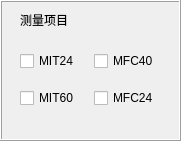
     <widget class="QFrame" name="frame_11">
      <property name="geometry">
       <rect>
        <x>710</x>
        <y>70</y>
        <width>181</width>
        <height>141</height>
       </rect>
      </property>
      <property name="frameShape">
       <enum>QFrame::Box</enum>
      </property>
      <property name="frameShadow">
       <enum>QFrame::Raised</enum>
      </property>
      <widget class="QLabel" name="label_109">
       <property name="geometry">
        <rect>
         <x>20</x>
         <y>10</y>
         <width>71</width>
         <height>20</height>
        </rect>
       </property>
       <property name="styleSheet">
        <string notr="true">font: 12pt &quot;黑体&quot;;</string>
       </property>
       <property name="text">
        <string>测量项目</string>
       </property>
      </widget>
      <widget class="QWidget" name="layoutWidget">
       <property name="geometry">
        <rect>
         <x>20</x>
         <y>40</y>
         <width>141</width>
         <height>81</height>
        </rect>
       </property>
       <layout class="QGridLayout" name="gridLayout_12">
        <item row="0" column="0">
         <widget class="QCheckBox" name="checkBox_6">
          <property name="text">
           <string>MIT24</string>
          </property>
         </widget>
        </item>
        <item row="0" column="1">
         <widget class="QCheckBox" name="checkBox_8">
          <property name="text">
           <string>MFC40</string>
          </property>
         </widget>
        </item>
        <item row="1" column="0">
         <widget class="QCheckBox" name="checkBox_7">
          <property name="text">
           <string>MIT60</string>
          </property>
         </widget>
        </item>
        <item row="1" column="1">
         <widget class="QCheckBox" name="checkBox_12">
          <property name="text">
           <string>MFC24</string>
          </property>
         </widget>
        </item>
       </layout>
      </widget>
     </widget>
